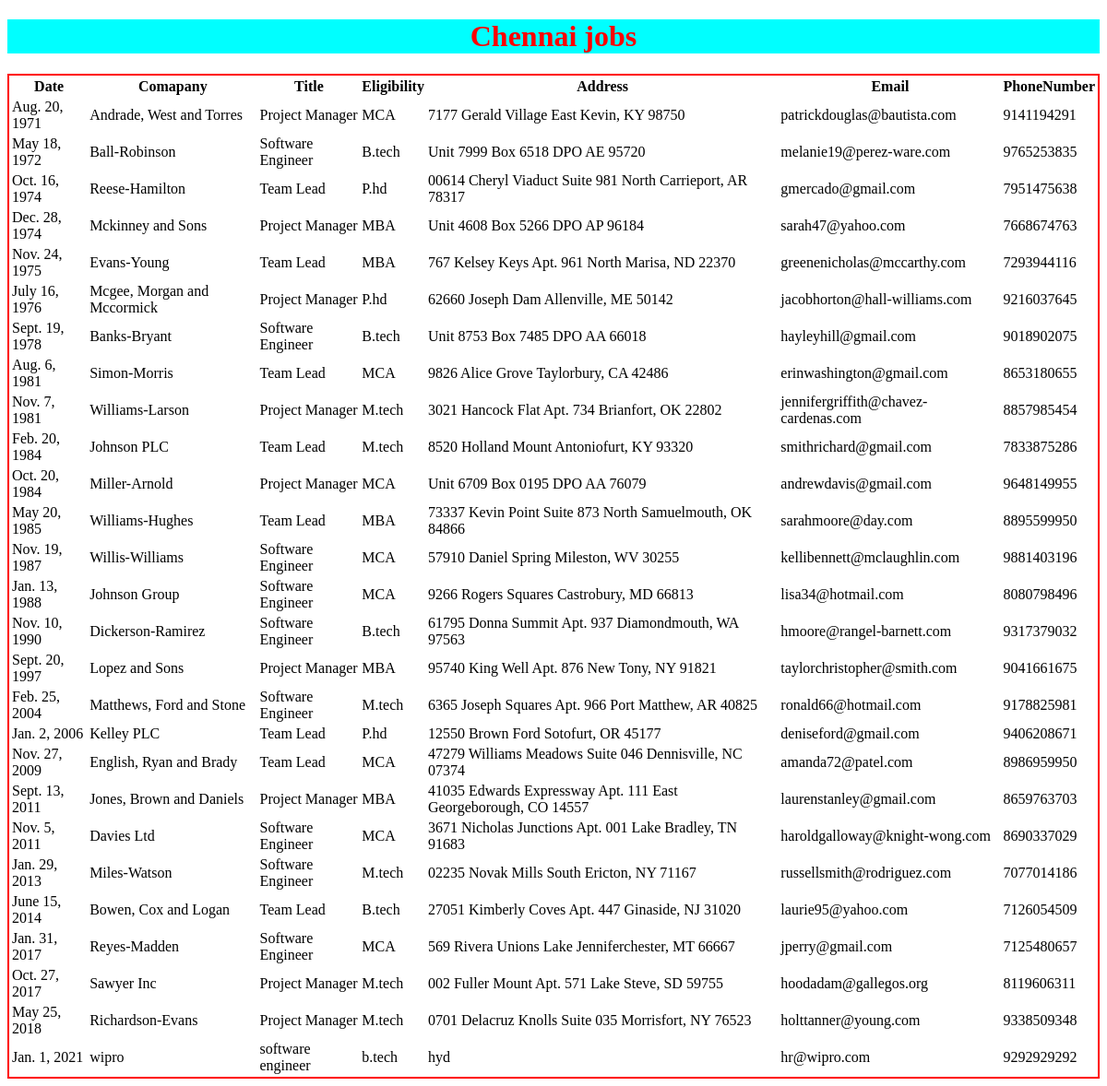
The page /chennaijobsinfo/ on the database its author committed.
### fakerjobsApp/models.py (models this page shows, shortened)
class Hydjobs(models.Model):
    date=models.DateField()
    company=models.CharField(max_length=100)
    title=models.CharField(max_length=100)
    eligibility=models.CharField(max_length=100)
    address=models.CharField(max_length=100)
    email=models.EmailField()
    phonenumber=models.IntegerField()

### fakerjobsApp/views.py (the view)
# urls.py: url(r'^chennaijobsinfo/', views.Chennaijobsview),
def Chennaijobsview(request):
    chennaijobs_list=Hydjobs.objects.order_by('date')
    my_dict={'chennaijobs_list':chennaijobs_list}
    return render (request,'fakerjobsApp/chennaijobs.html',context=my_dict)

### templates/fakerjobsApp/chennaijobs.html (shortened to what this page needs)
<!DOCTYPE html>
{% load static%}
<html lang="en" dir="ltr">
  <head>
    <link rel="stylesheet" href="{% static "css/demo.css"%}">
  </head>
  <body>
    <h1>Chennai jobs</h1>
    {% if chennaijobs_list %}
    <table id="tab">
      <thead>
        <th>Date</th>
        <th>Comapany</th>
        <th>Title</th>
        <th>Eligibility</th>
        <th>Address</th>
        <th>Email</th>
        <th>PhoneNumber</th>
      </thead>
      {% for job in chennaijobs_list%}
      <tr>
        <td>{{job.date}}</td>
        <td>{{job.company}}</td>
        <td>{{job.title}}</td>
        <td>{{job.eligibility}}</td>
        <td>{{job.address}}</td>
        <td>{{job.email}}</td>
        <td>{{job.phonenumber}}</td>
      </tr>
      {% endfor %}
    </table>
    {% else %}
    <p>No Response</p>
  {% endif%}
  </body>
</html>

### static/css/demo.css (style rules this page uses)
body { background-image: url(https://hnsfpau.imgix.net/11/images/variant_image/32/20348_KARTELL_BubbleClub_Mat_lightyellow.jpg?fit=fill&bg=0FFF&w=1000&h=1000&auto=format,compress); }
h1 { text-align: center; color: red; background: cyan; }
table { border: 2px solid red; align-items: center; }

### rows shown on the page
Hydjobs: date "Aug. 20, 1971", company "Andrade, West and Torres", title "Project Manager", eligibility "MCA", address "7177 Gerald Village East Kevin, KY 98750", email "patrickdouglas@bautista.com", phonenumber "9141194291"
Hydjobs: date "May 18, 1972", company "Ball-Robinson", title "Software Engineer", eligibility "B.tech", address "Unit 7999 Box 6518 DPO AE 95720", email "melanie19@perez-ware.com", phonenumber "9765253835"
Hydjobs: date "Oct. 16, 1974", company "Reese-Hamilton", title "Team Lead", eligibility "P.hd", address "00614 Cheryl Viaduct Suite 981 North Carrieport, AR 78317", email "gmercado@gmail.com", phonenumber "7951475638"
Hydjobs: date "Dec. 28, 1974", company "Mckinney and Sons", title "Project Manager", eligibility "MBA", address "Unit 4608 Box 5266 DPO AP 96184", email "sarah47@yahoo.com", phonenumber "7668674763"
Hydjobs: date "Nov. 24, 1975", company "Evans-Young", title "Team Lead", eligibility "MBA", address "767 Kelsey Keys Apt. 961 North Marisa, ND 22370", email "greenenicholas@mccarthy.com", phonenumber "7293944116"
Hydjobs: date "July 16, 1976", company "Mcgee, Morgan and Mccormick", title "Project Manager", eligibility "P.hd", address "62660 Joseph Dam Allenville, ME 50142", email "jacobhorton@hall-williams.com", phonenumber "9216037645"
Hydjobs: date "Sept. 19, 1978", company "Banks-Bryant", title "Software Engineer", eligibility "B.tech", address "Unit 8753 Box 7485 DPO AA 66018", email "hayleyhill@gmail.com", phonenumber "9018902075"
Hydjobs: date "Aug. 6, 1981", company "Simon-Morris", title "Team Lead", eligibility "MCA", address "9826 Alice Grove Taylorbury, CA 42486", email "erinwashington@gmail.com", phonenumber "8653180655"
Hydjobs: date "Nov. 7, 1981", company "Williams-Larson", title "Project Manager", eligibility "M.tech", address "3021 Hancock Flat Apt. 734 Brianfort, OK 22802", email "jennifergriffith@chavez-cardenas.com", phonenumber "8857985454"
Hydjobs: date "Feb. 20, 1984", company "Johnson PLC", title "Team Lead", eligibility "M.tech", address "8520 Holland Mount Antoniofurt, KY 93320", email "smithrichard@gmail.com", phonenumber "7833875286"
Hydjobs: date "Oct. 20, 1984", company "Miller-Arnold", title "Project Manager", eligibility "MCA", address "Unit 6709 Box 0195 DPO AA 76079", email "andrewdavis@gmail.com", phonenumber "9648149955"
Hydjobs: date "May 20, 1985", company "Williams-Hughes", title "Team Lead", eligibility "MBA", address "73337 Kevin Point Suite 873 North Samuelmouth, OK 84866", email "sarahmoore@day.com", phonenumber "8895599950"
Hydjobs: date "Nov. 19, 1987", company "Willis-Williams", title "Software Engineer", eligibility "MCA", address "57910 Daniel Spring Mileston, WV 30255", email "kellibennett@mclaughlin.com", phonenumber "9881403196"
Hydjobs: date "Jan. 13, 1988", company "Johnson Group", title "Software Engineer", eligibility "MCA", address "9266 Rogers Squares Castrobury, MD 66813", email "lisa34@hotmail.com", phonenumber "8080798496"
Hydjobs: date "Nov. 10, 1990", company "Dickerson-Ramirez", title "Software Engineer", eligibility "B.tech", address "61795 Donna Summit Apt. 937 Diamondmouth, WA 97563", email "hmoore@rangel-barnett.com", phonenumber "9317379032"
Hydjobs: date "Sept. 20, 1997", company "Lopez and Sons", title "Project Manager", eligibility "MBA", address "95740 King Well Apt. 876 New Tony, NY 91821", email "taylorchristopher@smith.com", phonenumber "9041661675"
Hydjobs: date "Feb. 25, 2004", company "Matthews, Ford and Stone", title "Software Engineer", eligibility "M.tech", address "6365 Joseph Squares Apt. 966 Port Matthew, AR 40825", email "ronald66@hotmail.com", phonenumber "9178825981"
Hydjobs: date "Jan. 2, 2006", company "Kelley PLC", title "Team Lead", eligibility "P.hd", address "12550 Brown Ford Sotofurt, OR 45177", email "deniseford@gmail.com", phonenumber "9406208671"
Hydjobs: date "Nov. 27, 2009", company "English, Ryan and Brady", title "Team Lead", eligibility "MCA", address "47279 Williams Meadows Suite 046 Dennisville, NC 07374", email "amanda72@patel.com", phonenumber "8986959950"
Hydjobs: date "Sept. 13, 2011", company "Jones, Brown and Daniels", title "Project Manager", eligibility "MBA", address "41035 Edwards Expressway Apt. 111 East Georgeborough, CO 14557", email "laurenstanley@gmail.com", phonenumber "8659763703"
Hydjobs: date "Nov. 5, 2011", company "Davies Ltd", title "Software Engineer", eligibility "MCA", address "3671 Nicholas Junctions Apt. 001 Lake Bradley, TN 91683", email "haroldgalloway@knight-wong.com", phonenumber "8690337029"
Hydjobs: date "Jan. 29, 2013", company "Miles-Watson", title "Software Engineer", eligibility "M.tech", address "02235 Novak Mills South Ericton, NY 71167", email "russellsmith@rodriguez.com", phonenumber "7077014186"
Hydjobs: date "June 15, 2014", company "Bowen, Cox and Logan", title "Team Lead", eligibility "B.tech", address "27051 Kimberly Coves Apt. 447 Ginaside, NJ 31020", email "laurie95@yahoo.com", phonenumber "7126054509"
Hydjobs: date "Jan. 31, 2017", company "Reyes-Madden", title "Software Engineer", eligibility "MCA", address "569 Rivera Unions Lake Jenniferchester, MT 66667", email "jperry@gmail.com", phonenumber "7125480657"
Hydjobs: date "Oct. 27, 2017", company "Sawyer Inc", title "Project Manager", eligibility "M.tech", address "002 Fuller Mount Apt. 571 Lake Steve, SD 59755", email "hoodadam@gallegos.org", phonenumber "8119606311"
Hydjobs: date "May 25, 2018", company "Richardson-Evans", title "Project Manager", eligibility "M.tech", address "0701 Delacruz Knolls Suite 035 Morrisfort, NY 76523", email "holttanner@young.com", phonenumber "9338509348"
Hydjobs: date "Jan. 1, 2021", company "wipro", title "software engineer", eligibility "b.tech", address "hyd", email "hr@wipro.com", phonenumber "9292929292"
